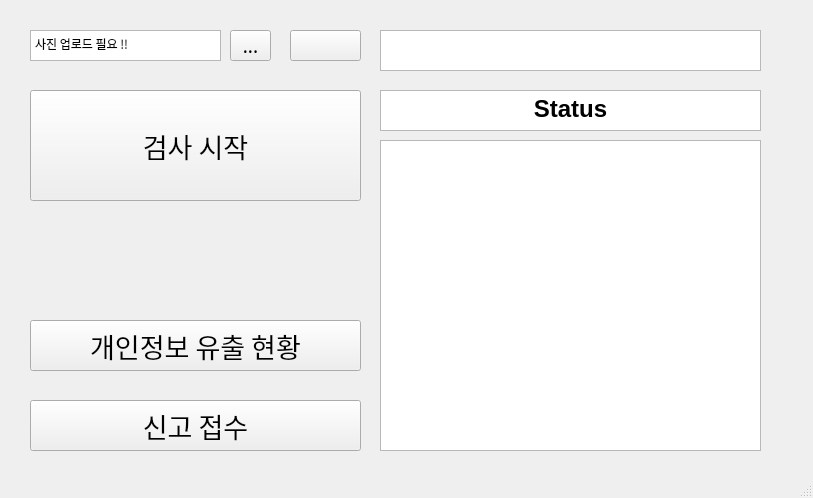
<?xml version="1.0" encoding="UTF-8"?>
<ui version="4.0">
 <class>MainWindow</class>
 <widget class="QMainWindow" name="MainWindow">
  <property name="geometry">
   <rect>
    <x>0</x>
    <y>0</y>
    <width>813</width>
    <height>498</height>
   </rect>
  </property>
  <property name="windowTitle">
   <string/>
  </property>
  <widget class="QWidget" name="centralwidget">
   <widget class="QPushButton" name="run_btn">
    <property name="geometry">
     <rect>
      <x>30</x>
      <y>90</y>
      <width>331</width>
      <height>111</height>
     </rect>
    </property>
    <property name="font">
     <font>
      <family>휴먼둥근헤드라인</family>
      <pointsize>20</pointsize>
     </font>
    </property>
    <property name="text">
     <string>검사 시작</string>
    </property>
   </widget>
   <widget class="QToolButton" name="file_exp_btn">
    <property name="geometry">
     <rect>
      <x>230</x>
      <y>30</y>
      <width>41</width>
      <height>31</height>
     </rect>
    </property>
    <property name="font">
     <font>
      <family>휴먼둥근헤드라인</family>
      <pointsize>14</pointsize>
     </font>
    </property>
    <property name="text">
     <string>...</string>
    </property>
   </widget>
   <widget class="QTextBrowser" name="log_txt">
    <property name="geometry">
     <rect>
      <x>380</x>
      <y>140</y>
      <width>381</width>
      <height>311</height>
     </rect>
    </property>
   </widget>
   <widget class="QTextBrowser" name="status_title">
    <property name="geometry">
     <rect>
      <x>380</x>
      <y>90</y>
      <width>381</width>
      <height>41</height>
     </rect>
    </property>
    <property name="html">
     <string>&lt;!DOCTYPE HTML PUBLIC &quot;-//W3C//DTD HTML 4.0//EN&quot; &quot;http://www.w3.org/TR/REC-html40/strict.dtd&quot;&gt;
&lt;html&gt;&lt;head&gt;&lt;meta name=&quot;qrichtext&quot; content=&quot;1&quot; /&gt;&lt;style type=&quot;text/css&quot;&gt;
p, li { white-space: pre-wrap; }
&lt;/style&gt;&lt;/head&gt;&lt;body style=&quot; font-family:'Gulim'; font-size:9pt; font-weight:400; font-style:normal;&quot;&gt;
&lt;p align=&quot;center&quot; style=&quot; margin-top:0px; margin-bottom:0px; margin-left:0px; margin-right:0px; -qt-block-indent:0; text-indent:0px;&quot;&gt;&lt;span style=&quot; font-size:18pt; font-weight:600;&quot;&gt;Status&lt;/span&gt;&lt;/p&gt;&lt;/body&gt;&lt;/html&gt;</string>
    </property>
   </widget>
   <widget class="QTextBrowser" name="date_txt">
    <property name="geometry">
     <rect>
      <x>380</x>
      <y>30</y>
      <width>381</width>
      <height>41</height>
     </rect>
    </property>
    <property name="html">
     <string>&lt;!DOCTYPE HTML PUBLIC &quot;-//W3C//DTD HTML 4.0//EN&quot; &quot;http://www.w3.org/TR/REC-html40/strict.dtd&quot;&gt;
&lt;html&gt;&lt;head&gt;&lt;meta name=&quot;qrichtext&quot; content=&quot;1&quot; /&gt;&lt;style type=&quot;text/css&quot;&gt;
p, li { white-space: pre-wrap; }
&lt;/style&gt;&lt;/head&gt;&lt;body style=&quot; font-family:'Gulim'; font-size:9pt; font-weight:400; font-style:normal;&quot;&gt;
&lt;p align=&quot;center&quot; style=&quot;-qt-paragraph-type:empty; margin-top:0px; margin-bottom:0px; margin-left:0px; margin-right:0px; -qt-block-indent:0; text-indent:0px;&quot;&gt;&lt;br /&gt;&lt;/p&gt;&lt;/body&gt;&lt;/html&gt;</string>
    </property>
   </widget>
   <widget class="QPushButton" name="leak_btn">
    <property name="geometry">
     <rect>
      <x>30</x>
      <y>320</y>
      <width>331</width>
      <height>51</height>
     </rect>
    </property>
    <property name="font">
     <font>
      <family>휴먼둥근헤드라인</family>
      <pointsize>20</pointsize>
     </font>
    </property>
    <property name="text">
     <string>개인정보 유출 현황</string>
    </property>
   </widget>
   <widget class="QPushButton" name="report_btn">
    <property name="geometry">
     <rect>
      <x>30</x>
      <y>400</y>
      <width>331</width>
      <height>51</height>
     </rect>
    </property>
    <property name="font">
     <font>
      <family>휴먼둥근헤드라인</family>
      <pointsize>20</pointsize>
     </font>
    </property>
    <property name="text">
     <string>신고 접수</string>
    </property>
   </widget>
   <widget class="QTextBrowser" name="temp_file_txt">
    <property name="geometry">
     <rect>
      <x>30</x>
      <y>30</y>
      <width>191</width>
      <height>31</height>
     </rect>
    </property>
    <property name="font">
     <font>
      <family>휴먼둥근헤드라인</family>
     </font>
    </property>
    <property name="html">
     <string>&lt;!DOCTYPE HTML PUBLIC &quot;-//W3C//DTD HTML 4.0//EN&quot; &quot;http://www.w3.org/TR/REC-html40/strict.dtd&quot;&gt;
&lt;html&gt;&lt;head&gt;&lt;meta name=&quot;qrichtext&quot; content=&quot;1&quot; /&gt;&lt;style type=&quot;text/css&quot;&gt;
p, li { white-space: pre-wrap; }
&lt;/style&gt;&lt;/head&gt;&lt;body style=&quot; font-family:'휴먼둥근헤드라인'; font-size:9pt; font-weight:400; font-style:normal;&quot;&gt;
&lt;p style=&quot; margin-top:0px; margin-bottom:0px; margin-left:0px; margin-right:0px; -qt-block-indent:0; text-indent:0px;&quot;&gt;사진 업로드 필요 !!&lt;/p&gt;&lt;/body&gt;&lt;/html&gt;</string>
    </property>
   </widget>
   <widget class="QToolButton" name="capture_btn">
    <property name="geometry">
     <rect>
      <x>290</x>
      <y>30</y>
      <width>71</width>
      <height>31</height>
     </rect>
    </property>
    <property name="font">
     <font>
      <family>휴먼둥근헤드라인</family>
      <pointsize>14</pointsize>
     </font>
    </property>
    <property name="text">
     <string/>
    </property>
   </widget>
  </widget>
  <widget class="QMenuBar" name="menubar">
   <property name="geometry">
    <rect>
     <x>0</x>
     <y>0</y>
     <width>813</width>
     <height>21</height>
    </rect>
   </property>
  </widget>
  <widget class="QStatusBar" name="statusbar"/>
 </widget>
 <resources/>
 <connections/>
</ui>
